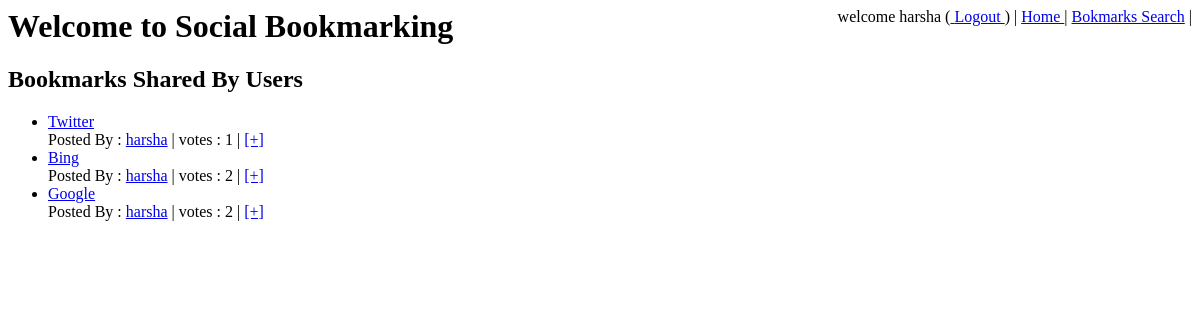
The app's page /bookmarks/ (signed in), older data.
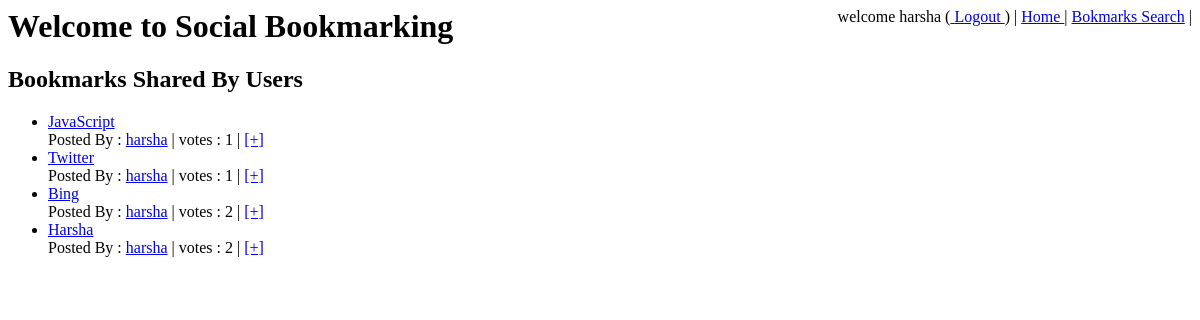
The same page, newer data.
### bookmarks/models.py (models this page shows, shortened)
class SharedBookmark(models.Model):
    bookmark = models.ForeignKey(Bookmark)
    date = models.DateTimeField(auto_now_add = True)
    votes = models.IntegerField(default=1)
    users_voted = models.ManyToManyField(User)

class Bookmark(models.Model):
    title = models.CharField(max_length=200)
    user_id = models.ForeignKey(User)
    link_id = models.ForeignKey(Link)

### bookmarks/views.py (the view)
@login_required
def main_page(request):
    context = {
    'title' : "Django Bookmarks",
    'page_title' : "Welcome django Bookmarks",
    'page_body' : "Where you can store and share Bookmarks"
    }
    shared_bookmarks = SharedBookmark.objects.order_by('-date')[:10]
    context['shared_bookmarks'] = shared_bookmarks
    return render(request, 'mainpage.html', context)

### bookmarks/models.py (called while the page is built)
    def __str__(self):
        return self.url

### bookmarks/templates/mainpage.html
{% extends "base.html" %}
{% block content %}
<h1> Welcome to Social Bookmarking </h1>
<h2> Bookmarks Shared By Users </h2>
{% include "shared_bookmark_list.html"%}
{% endblock %}

### bookmarks/templates/shared_bookmark_list.html (shortened to what this page needs)
{% if shared_bookmarks %}
<ul>
    {% for shared_bookmark in shared_bookmarks %}
    <li>
    <a href="{{shared_bookmark.bookmark.link_id}}"> {{ shared_bookmark.bookmark.title}} </a>
    Posted By : <a href="/bookmarks/user/{{shared_bookmark.bookmark.user_id}}"> {{shared_bookmark.bookmark.user_id.username}}</a> |
    votes : {{shared_bookmark.votes}} | <a href="/bookmarks/vote/{{shared_bookmark.id}}"> [+] </a>
</li>
    {% endfor %}
</ul>
{% endif %}

Row changes from the older to the newer data that the page shows:
added SharedBookmark: bookmark "JavaScript", bookmark.user_id.username "harsha", votes "1"
changed through a linked row, SharedBookmark: bookmark "Google" → "Harsha"
